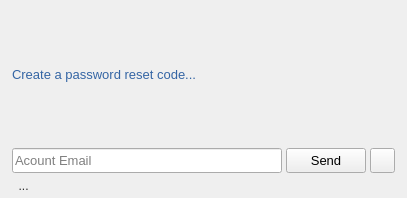
<?xml version="1.0" encoding="UTF-8"?>
<ui version="4.0">
 <class>RecoverPasswordObject</class>
 <widget class="QWidget" name="RecoverPasswordObject">
  <property name="geometry">
   <rect>
    <x>0</x>
    <y>0</y>
    <width>407</width>
    <height>198</height>
   </rect>
  </property>
  <property name="sizePolicy">
   <sizepolicy hsizetype="Preferred" vsizetype="Expanding">
    <horstretch>0</horstretch>
    <verstretch>0</verstretch>
   </sizepolicy>
  </property>
  <property name="minimumSize">
   <size>
    <width>407</width>
    <height>100</height>
   </size>
  </property>
  <property name="maximumSize">
   <size>
    <width>407</width>
    <height>198</height>
   </size>
  </property>
  <property name="windowTitle">
   <string>Recover Password</string>
  </property>
  <property name="windowIcon">
   <iconset>
    <normaloff>:/icons/icons/178b4356af2fde572124f034b490934c.jpg</normaloff>:/icons/icons/178b4356af2fde572124f034b490934c.jpg</iconset>
  </property>
  <layout class="QVBoxLayout" name="verticalLayout">
   <property name="spacing">
    <number>4</number>
   </property>
   <property name="leftMargin">
    <number>12</number>
   </property>
   <property name="topMargin">
    <number>4</number>
   </property>
   <property name="rightMargin">
    <number>12</number>
   </property>
   <property name="bottomMargin">
    <number>4</number>
   </property>
   <item>
    <widget class="QStackedWidget" name="stackedWidget">
     <property name="sizePolicy">
      <sizepolicy hsizetype="Preferred" vsizetype="Expanding">
       <horstretch>0</horstretch>
       <verstretch>0</verstretch>
      </sizepolicy>
     </property>
     <property name="currentIndex">
      <number>0</number>
     </property>
     <widget class="QWidget" name="page">
      <layout class="QVBoxLayout" name="verticalLayout_2">
       <property name="spacing">
        <number>4</number>
       </property>
       <property name="leftMargin">
        <number>0</number>
       </property>
       <property name="topMargin">
        <number>0</number>
       </property>
       <property name="rightMargin">
        <number>0</number>
       </property>
       <property name="bottomMargin">
        <number>0</number>
       </property>
       <item>
        <layout class="QHBoxLayout" name="horizontalLayout_3">
         <item>
          <widget class="QLabel" name="label_2">
           <property name="sizePolicy">
            <sizepolicy hsizetype="Expanding" vsizetype="Preferred">
             <horstretch>0</horstretch>
             <verstretch>0</verstretch>
            </sizepolicy>
           </property>
           <property name="font">
            <font>
             <pointsize>10</pointsize>
            </font>
           </property>
           <property name="styleSheet">
            <string notr="true">color: rgb(52, 101, 164);</string>
           </property>
           <property name="text">
            <string>Create a password reset code...</string>
           </property>
          </widget>
         </item>
        </layout>
       </item>
       <item>
        <layout class="QHBoxLayout" name="horizontalLayout">
         <property name="spacing">
          <number>4</number>
         </property>
         <item>
          <widget class="QLineEdit" name="emailPrompt">
           <property name="minimumSize">
            <size>
             <width>0</width>
             <height>25</height>
            </size>
           </property>
           <property name="maximumSize">
            <size>
             <width>16777215</width>
             <height>25</height>
            </size>
           </property>
           <property name="font">
            <font>
             <pointsize>10</pointsize>
            </font>
           </property>
           <property name="placeholderText">
            <string>Acount Email</string>
           </property>
          </widget>
         </item>
         <item>
          <widget class="QPushButton" name="sendButton">
           <property name="minimumSize">
            <size>
             <width>0</width>
             <height>25</height>
            </size>
           </property>
           <property name="maximumSize">
            <size>
             <width>16777215</width>
             <height>25</height>
            </size>
           </property>
           <property name="font">
            <font>
             <pointsize>10</pointsize>
            </font>
           </property>
           <property name="text">
            <string>Send</string>
           </property>
           <property name="iconSize">
            <size>
             <width>24</width>
             <height>24</height>
            </size>
           </property>
          </widget>
         </item>
         <item>
          <widget class="QPushButton" name="pageButton">
           <property name="sizePolicy">
            <sizepolicy hsizetype="Fixed" vsizetype="Fixed">
             <horstretch>0</horstretch>
             <verstretch>0</verstretch>
            </sizepolicy>
           </property>
           <property name="minimumSize">
            <size>
             <width>25</width>
             <height>25</height>
            </size>
           </property>
           <property name="maximumSize">
            <size>
             <width>25</width>
             <height>25</height>
            </size>
           </property>
           <property name="toolTip">
            <string>next</string>
           </property>
           <property name="text">
            <string/>
           </property>
           <property name="icon">
            <iconset>
             <normalon>../../../../Resources/icons/triangle_right.png</normalon>
            </iconset>
           </property>
          </widget>
         </item>
        </layout>
       </item>
      </layout>
     </widget>
     <widget class="QWidget" name="page_2">
      <layout class="QVBoxLayout" name="verticalLayout_3">
       <property name="spacing">
        <number>4</number>
       </property>
       <property name="leftMargin">
        <number>0</number>
       </property>
       <property name="topMargin">
        <number>0</number>
       </property>
       <property name="rightMargin">
        <number>0</number>
       </property>
       <property name="bottomMargin">
        <number>0</number>
       </property>
       <item>
        <layout class="QHBoxLayout" name="horizontalLayout_4">
         <item>
          <widget class="QLabel" name="label_3">
           <property name="font">
            <font>
             <pointsize>10</pointsize>
            </font>
           </property>
           <property name="styleSheet">
            <string notr="true">color: rgb(52, 101, 164);</string>
           </property>
           <property name="text">
            <string>Create a new password...</string>
           </property>
          </widget>
         </item>
        </layout>
       </item>
       <item>
        <widget class="QLineEdit" name="securityCodePrompt">
         <property name="sizePolicy">
          <sizepolicy hsizetype="Expanding" vsizetype="Fixed">
           <horstretch>0</horstretch>
           <verstretch>25</verstretch>
          </sizepolicy>
         </property>
         <property name="minimumSize">
          <size>
           <width>0</width>
           <height>25</height>
          </size>
         </property>
         <property name="font">
          <font>
           <pointsize>10</pointsize>
          </font>
         </property>
         <property name="placeholderText">
          <string>Security Code</string>
         </property>
        </widget>
       </item>
       <item>
        <widget class="QLineEdit" name="passwordPrompt">
         <property name="sizePolicy">
          <sizepolicy hsizetype="Expanding" vsizetype="Fixed">
           <horstretch>0</horstretch>
           <verstretch>25</verstretch>
          </sizepolicy>
         </property>
         <property name="minimumSize">
          <size>
           <width>0</width>
           <height>25</height>
          </size>
         </property>
         <property name="font">
          <font>
           <pointsize>10</pointsize>
          </font>
         </property>
         <property name="echoMode">
          <enum>QLineEdit::Password</enum>
         </property>
         <property name="placeholderText">
          <string>New Password</string>
         </property>
        </widget>
       </item>
       <item>
        <widget class="QLineEdit" name="passwordConfirmPrompt">
         <property name="sizePolicy">
          <sizepolicy hsizetype="Expanding" vsizetype="Fixed">
           <horstretch>0</horstretch>
           <verstretch>25</verstretch>
          </sizepolicy>
         </property>
         <property name="minimumSize">
          <size>
           <width>0</width>
           <height>25</height>
          </size>
         </property>
         <property name="font">
          <font>
           <pointsize>10</pointsize>
          </font>
         </property>
         <property name="echoMode">
          <enum>QLineEdit::Password</enum>
         </property>
         <property name="placeholderText">
          <string>Repeat Password</string>
         </property>
        </widget>
       </item>
       <item>
        <layout class="QHBoxLayout" name="horizontalLayout_2">
         <property name="spacing">
          <number>4</number>
         </property>
         <item>
          <widget class="QLabel" name="label">
           <property name="sizePolicy">
            <sizepolicy hsizetype="Preferred" vsizetype="Fixed">
             <horstretch>0</horstretch>
             <verstretch>0</verstretch>
            </sizepolicy>
           </property>
           <property name="minimumSize">
            <size>
             <width>0</width>
             <height>23</height>
            </size>
           </property>
           <property name="maximumSize">
            <size>
             <width>16777215</width>
             <height>23</height>
            </size>
           </property>
           <property name="font">
            <font>
             <pointsize>10</pointsize>
            </font>
           </property>
           <property name="styleSheet">
            <string notr="true"/>
           </property>
           <property name="text">
            <string/>
           </property>
           <property name="scaledContents">
            <bool>true</bool>
           </property>
          </widget>
         </item>
         <item>
          <widget class="QPushButton" name="resetButton">
           <property name="sizePolicy">
            <sizepolicy hsizetype="Fixed" vsizetype="Fixed">
             <horstretch>0</horstretch>
             <verstretch>0</verstretch>
            </sizepolicy>
           </property>
           <property name="minimumSize">
            <size>
             <width>90</width>
             <height>25</height>
            </size>
           </property>
           <property name="maximumSize">
            <size>
             <width>90</width>
             <height>25</height>
            </size>
           </property>
           <property name="font">
            <font>
             <pointsize>10</pointsize>
            </font>
           </property>
           <property name="text">
            <string>&amp;Reset</string>
           </property>
          </widget>
         </item>
         <item>
          <widget class="QPushButton" name="pageButton2">
           <property name="sizePolicy">
            <sizepolicy hsizetype="Fixed" vsizetype="Fixed">
             <horstretch>0</horstretch>
             <verstretch>0</verstretch>
            </sizepolicy>
           </property>
           <property name="minimumSize">
            <size>
             <width>25</width>
             <height>25</height>
            </size>
           </property>
           <property name="maximumSize">
            <size>
             <width>25</width>
             <height>25</height>
            </size>
           </property>
           <property name="toolTip">
            <string>back</string>
           </property>
           <property name="text">
            <string/>
           </property>
           <property name="icon">
            <iconset>
             <normalon>../../../../Resources/icons/triangle_left.png</normalon>
            </iconset>
           </property>
          </widget>
         </item>
        </layout>
       </item>
      </layout>
     </widget>
    </widget>
   </item>
   <item>
    <widget class="QLabel" name="feedbackLabel">
     <property name="minimumSize">
      <size>
       <width>0</width>
       <height>17</height>
      </size>
     </property>
     <property name="maximumSize">
      <size>
       <width>16777215</width>
       <height>17</height>
      </size>
     </property>
     <property name="font">
      <font>
       <pointsize>9</pointsize>
      </font>
     </property>
     <property name="styleSheet">
      <string notr="true">color: rgb(42, 42, 42);</string>
     </property>
     <property name="text">
      <string>  ...</string>
     </property>
    </widget>
   </item>
  </layout>
 </widget>
 <resources/>
 <connections/>
</ui>
